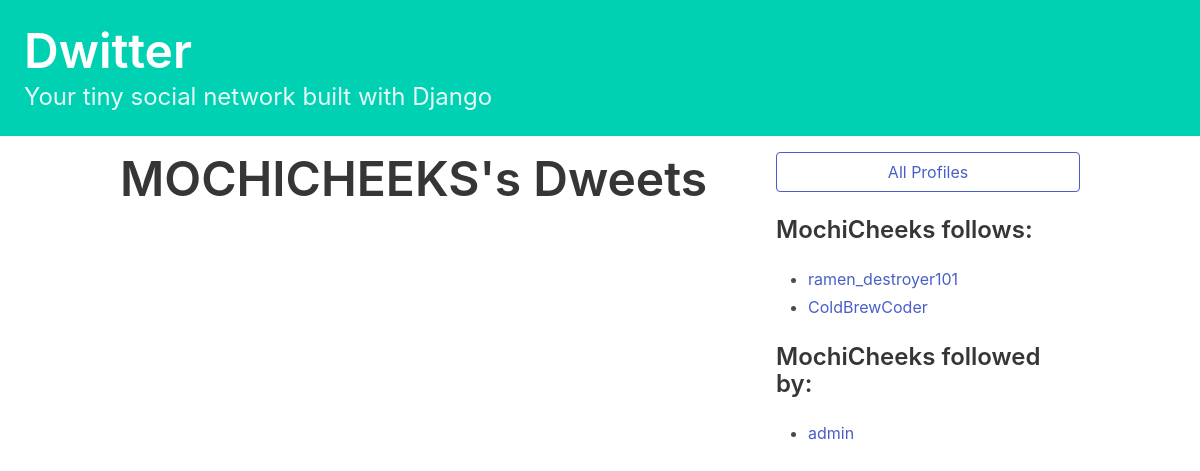
The page /profile/3 on the database its author committed.
### dwitter/models.py (models this page shows)
class Profile(models.Model):
    user = models.OneToOneField(User, on_delete=models.CASCADE)
    follows = models.ManyToManyField(
        "self",
        related_name="followed_by",
        symmetrical=False,
        blank=True
    )
    def __str__(self):
        return self.user.username

### dwitter/views.py (the view)
# urls.py: path("profile/<int:pk>", profile, name="profile"),
def profile(request, pk):
    profile = Profile.objects.get(pk=pk)
    return render(request, "dwitter/profile.html", {"profile": profile})

### dwitter/templates/dwitter/profile.html
{% extends 'base.html' %}
{% block content %}
<div class="column">
    <div class="block">
        <h1 class="title is-1">
            {{profile.user.username|upper}}'s Dweets
        </h1>
    </div>
</div>
<div class="column is-one-third">
    <div class="block">
        <a href="{% url 'dwitter:profile_list' %}">
            <button class="button is-link is-outlined is-fullwidth">
                All Profiles
            </button>
        </a>
    </div>
    <div class="block">
        <h3 class="title is-4">
            {{profile.user.username}} follows:
        </h3>
        <div class="content">
            <ul>
            {% for following in profile.follows.all %}
                <li>
                    <a href="{% url 'dwitter:profile' following.id %}">
                        {{ following }}
                    </a>
                </li>
            {% endfor %}
            </ul>
        </div>
    </div>
    <div class="block">
        <h3 class="title is-4">
            {{profile.user.username}} followed by:
        </h3>
        <div class="content">
            <ul>
            {% for followers in profile.followed_by.all %}
                <li>
                    <a href="{% url 'dwitter:profile' followers.id %}">
                        {{ followers }}
                    </a>
                </li>
            {% endfor %}
            </ul>
        </div>
    </div>
</div>
{% endblock content %}

### rows shown on the page
Profile: user.username "MOCHICHEEKS", user.username "MochiCheeks"
Profile: user.username "ramen_destroyer101"
Profile: user.username "ColdBrewCoder"
Profile: user.username "admin"
